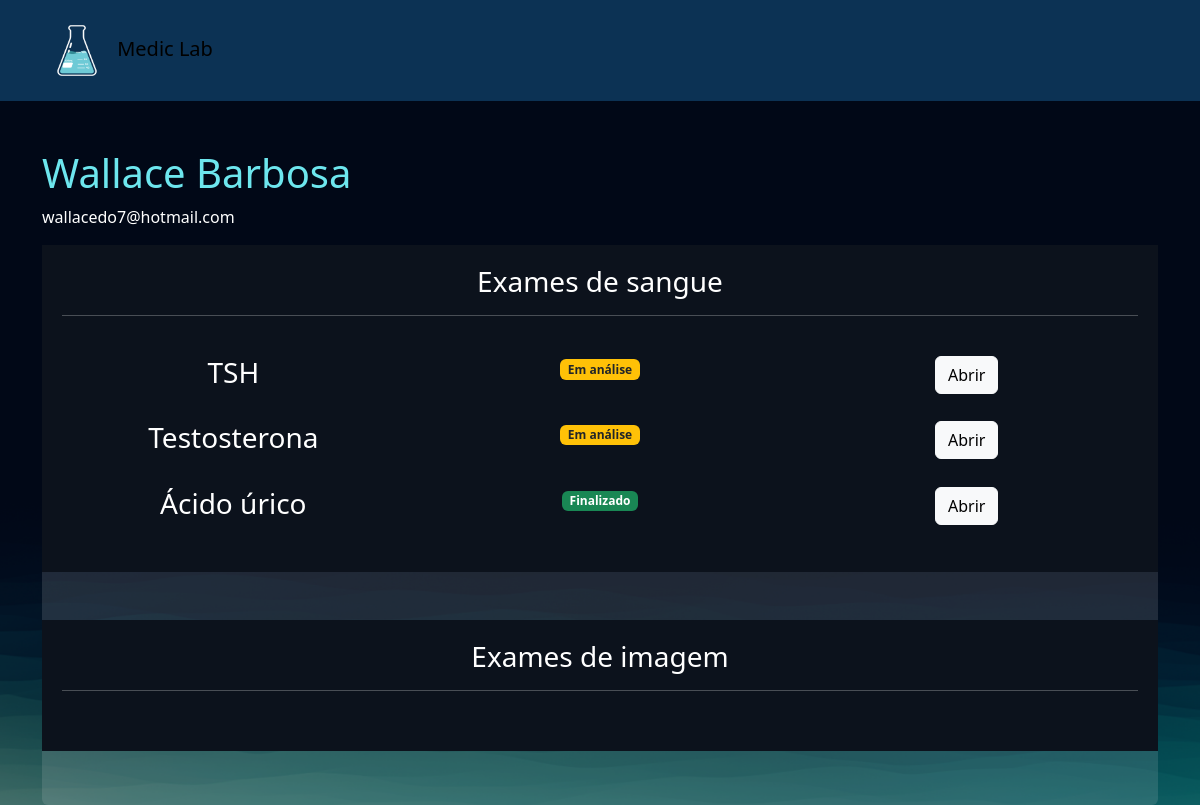
Screenshot of /empresarial/cliente/3 (signed in) with the database file from the repository.
### exames/models.py (models this page shows, shortened)
class SolicitacaoExame(models.Model):
    choice_status = (
    ('E', 'Em análise'),
    ('F', 'Finalizado')
    )
    usuario = models.ForeignKey(User, on_delete=models.DO_NOTHING) #ForeignKey -> chave estangeira
    exame = models.ForeignKey(TiposExames, on_delete=models.DO_NOTHING)
    status = models.CharField(max_length=2, choices=choice_status)
    resultado = models.FileField(upload_to="resultados", null=True, blank=True) #FileField -> recebendo arquivo
    requer_senha = models.BooleanField(default=False)
    senha = models.CharField(max_length=6, null=True, blank=True)
    def badge_template(self):
        if self.status == 'E':
            classes_css = 'bg-warning text-dark'
            texto = "Em análise"
        elif self.status == 'F':
            classes_css = 'bg-success'
            texto = "Finalizado"
        return mark_safe(f"<span class='badge bg-primary {classes_css}'>{texto}</span>")

class TiposExames(models.Model):
    nome = models.CharField(max_length=50)
    tipos_choices = (
        ('I', 'Exame de Imagem'),
        ('S', 'Exame de Sangue')
    )
    tipo = models.CharField(max_length=1, choices=tipos_choices) #Passando "tipos_coices"
    preco = models.FloatField()
    disponivel = models.BooleanField(default=True)
    horario_inicial = models.TimeField(auto_now=False, auto_now_add=False)
    horario_final = models.TimeField(auto_now=False, auto_now_add=False)

### empresarial/views.py (the view)
# urls.py: path('cliente/<int:cliente_id>', views.cliente, name="cliente"),
@staff_member_required
def cliente(request, cliente_id):
    cliente = User.objects.get(id=cliente_id)
    exames = SolicitacaoExame.objects.filter(usuario=cliente)
    return render(request, 'cliente.html', {'cliente': cliente, 'exames': exames})

### empresarial/templates/cliente.html (shortened to what this page needs)
{% extends "bases/base.html" %}
{% load static %}
{% block 'head' %}
    <link href="{% static 'exames/css/style.css' %}" rel="stylesheet">
    <link href="{% static 'exames/css/gerenciar_pedidos.css' %}" rel="stylesheet">
    <link href="{% static 'exames/css/gerenciar_exames.css' %}" rel="stylesheet">
{% endblock 'head' %}
{% block 'conteudo' %}
    <br>
    <br>
    <div class="container">
        <h3 class="font-destaque">{{cliente.get_full_name}}</h3>
        <p>{{cliente.email}}</p>
        <div class="card card-view">
            <div class="sub-card">
                <h3>Exames de sangue</h3>
                <hr>
                <br>
                {% for exame in exames  %}
                    {% if  exame.exame.tipo == 'S'%}
                        <div class="row">
                            <div class="col-md"><h3>{{exame.exame.nome}}</h3></div>
                            <div class="col-md">{{exame.badge_template}}</div>
                            <div class="col-md">
                                <a href="{% url 'exame_cliente' exame.id %}" class="btn btn-light">Abrir</a>
                            </div>
                        </div>
                        <br>
                    {% endif %}
                {% endfor %}
            </div>
            <br>
            <br>
            <div class="sub-card">
                <h3>Exames de imagem</h3>
                <hr>
                <br>
            </div>
        </div>
    </div>
{% endblock 'conteudo' %}

### templates/static/geral/css/style.css (style rules this page uses)
:root { --main-color: #151C34; --dark-color: #0C121C ; --light-color: #6DE6EE; --contrast-color: #f4c96b; --differential-color: #066668; }
* { color: white }
.font-destaque { color: var(--light-color); font-size: 40px; }

### templates/static/exames/css/style.css (style rules this page uses)
body { background-image: url('/static/geral/img/bg2.png'); background-size: cover; }
.card { background-color: rgba(217, 217, 217, .14); color: white; padding: 15px; }

### templates/static/exames/css/gerenciar_pedidos.css (style rules this page uses)
.card-view { text-align: center; padding: 0; border: none; height: 70vh; }

### templates/static/exames/css/gerenciar_exames.css (style rules this page uses)
.sub-card { background-color: var(--dark-color); padding: 20px; }

### rows the page displays
SolicitacaoExame: exame.nome "TSH", badge_template "Em análise"
SolicitacaoExame: exame.nome "Testosterona", badge_template "Em análise"
SolicitacaoExame: exame.nome "Ácido úrico", badge_template "Finalizado"

### other values shown
{{ cliente.get_full_name }} "Wallace Barbosa"
{{ cliente.email }} "wallacedo7@hotmail.com"
